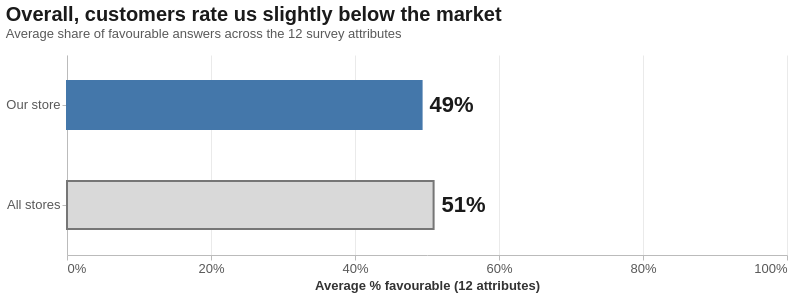

The specification (Vega-Lite) saved for this image:
### Vega-Lite specification from a JSON file in a GitHub repository (floating-point values rounded to 4 significant figures)
{"config": {"view": {"continuousWidth": 300, "continuousHeight": 300, "strokeWidth": 0}, "axis": {"domainColor": "#BBBBBB", "gridColor": "#DDDDDD", "gridOpacity": 0.6, "labelColor": "#595959", "labelFontSize": 13, "labelLimit": 260, "tickColor": "#BBBBBB", "titleColor": "#333333", "titleFontSize": 13}, "font": "Arial, Liberation Sans, Helvetica, sans-serif", "legend": {"labelColor": "#595959", "labelFontSize": 13, "labelLimit": 260, "orient": "top", "titleColor": "#333333", "titleFontSize": 13}, "title": {"anchor": "start", "color": "#1A1A1A", "fontSize": 20, "fontWeight": 600, "offset": 14, "subtitleColor": "#595959", "subtitleFontSize": 13}}, "layer": [{"mark": {"type": "bar", "height": 48, "strokeWidth": 2}, "encoding": {"color": {"field": "store", "legend": null, "scale": {"domain": ["Our store", "All stores"], "range": ["#4477AA", "#D9D9D9"]}, "type": "nominal"}, "stroke": {"field": "store", "legend": null, "scale": {"domain": ["Our store", "All stores"], "range": ["#4477AA", "#767676"]}, "type": "nominal"}, "tooltip": [{"field": "store", "title": "Store", "type": "nominal"}, {"field": "favorable", "format": ".1%", "title": "Avg. favourable", "type": "quantitative"}], "x": {"axis": {"format": "%", "tickCount": 5}, "field": "favorable", "scale": {"domain": [0, 1]}, "title": "Average % favourable (12 attributes)", "type": "quantitative"}, "y": {"field": "store", "sort": ["Our store", "All stores"], "title": null, "type": "nominal"}}}, {"mark": {"type": "text", "align": "left", "color": "#1A1A1A", "dx": 8, "fontSize": 22, "fontWeight": "bold"}, "encoding": {"text": {"field": "favorable", "format": ".0%", "type": "quantitative"}, "tooltip": [{"field": "store", "title": "Store", "type": "nominal"}, {"field": "favorable", "format": ".1%", "title": "Avg. favourable", "type": "quantitative"}], "x": {"axis": {"format": "%", "tickCount": 5}, "field": "favorable", "scale": {"domain": [0, 1]}, "title": "Average % favourable (12 attributes)", "type": "quantitative"}, "y": {"field": "store", "sort": ["Our store", "All stores"], "title": null, "type": "nominal"}}}], "data": {"name": "data-4e18305525e413080832c4b30401110a"}, "height": 200, "title": {"text": "Overall, customers rate us slightly below the market", "subtitle": "Average share of favourable answers across the 12 survey attributes"}, "width": 720, "$schema": "https://vega.github.io/schema/vega-lite/v6.4.1.json", "datasets": {"data-4e18305525e413080832c4b30401110a": [{"store": "Our store", "favorable": 0.4925}, {"store": "All stores", "favorable": 0.5092}]}}
